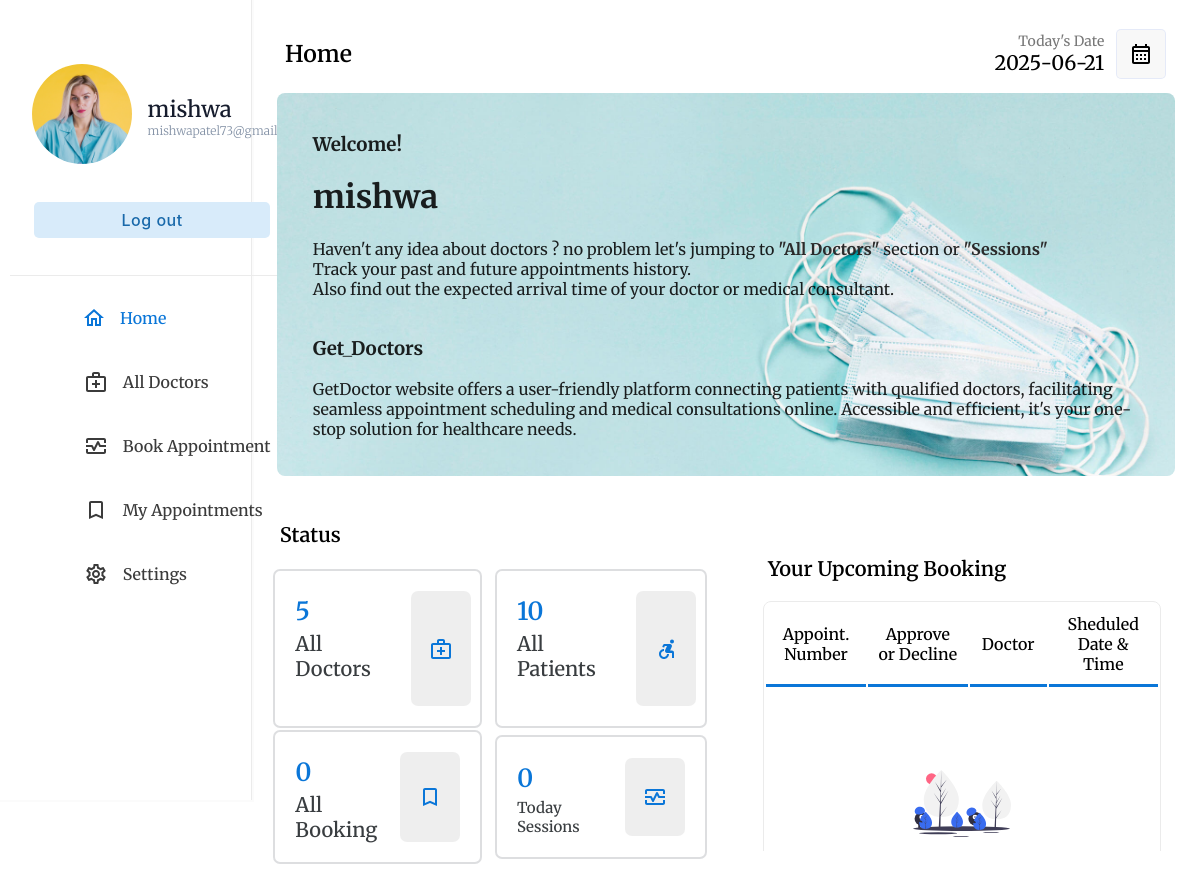
Page /php/patient/index.php (signed in) on the committed database.
### tables this page shows
CREATE TABLE IF NOT EXISTS `patient` (
  `PID` int NOT NULL AUTO_INCREMENT,
  `PPHOTO` longblob,
  `PNAME` varchar(35) NOT NULL,
  `PPASSWORD` varchar(20) NOT NULL,
  `PEMAIL` varchar(35) NOT NULL,
  `PGENDER` varchar(10) NOT NULL,
  `PNUMBER` varchar(10) NOT NULL,
  `PADDRESS` varchar(50) NOT NULL,
  `PBLOOD_GROUP` varchar(3) NOT NULL,
  `PDATE_OF_BIRTH` date NOT NULL,
  PRIMARY KEY (`PID`)
);

### php/patient/index.php (the view, shortened to what this page needs)
<!DOCTYPE html>
<html lang="en">
<head>
    <link rel="stylesheet" type="text/css" href="../../css/patient/index.css">
</head>
<body>
    <?php
    if (isset($_SESSION["userid"])) {
        if (($_SESSION["userid"]) == "" or $_SESSION['usertype'] != 'PATIENT') {
            header("location: ../login.php");
        } else {
            $userid = $_SESSION["userid"];
        }
    } else {
        header("location: ../login.php");
    }
    include("../database_connection.php");
    $today = date('Y-m-d');
    $query = "SELECT * FROM appointment WHERE PID=$userid";
    $appointment = $db->query($query);
    $query = "SELECT * FROM patient WHERE PID='$userid'";
    $patient = $db->query($query);
    $patienttb = $patient->fetch_assoc();
    ?>
    <div class="container">
        <div class="menu">
            <table class="menu-container" border="0">
                <tr>
                    <td style="padding:10px" colspan="2">
                        <table border="0" class="profile-container">
                            <tr>
                                <td width="30%" style="padding-left:20px">
                                  <a href="photo.php">  <img src='../../assets/images/pimage/<?php echo $patienttb['PPHOTO']; ?>' width='100' style="border-radius:50%"></a>
                                </td>
                                <td style="padding:0px;margin:0px;">
                                    <p class="profile-title"><?php echo $patienttb['PNAME']; ?></p>
                                    <p class="profile-subtitle" style="font-size: 12px;"><?php echo $patienttb['PEMAIL'] ?></p>
                                </td>
                            </tr>
                            <tr>
                                <td colspan="2">
                                    <a href="../logout.php"><input type="button" value="Log out" class="logout-btn btn-primary-soft btn"></a>
                                </td>
                            </tr>
                        </table>
                    </td>
                </tr>
                <tr class="menu-row">
                    <td class="menu-btn menu-icon-home menu-active menu-icon-home-active">
                        <a href="index.php" class="non-style-link-menu non-style-link-menu-active">
                            <div>
                                <p class="menu-text">Home</p>
                        </a>
        </div></a>
        <tr class="menu-row">
            <td class="menu-btn menu-icon-doctor">
                <a href="alldoctors.php" class="non-style-link-menu">
                    <div>
                        <p class="menu-text">All Doctors</p>
                </a>
    </div>
    <tr class="menu-row">
        <td class="menu-btn menu-icon-session">
            <a href="booking.php" class="non-style-link-menu">
                <div>
                    <p class="menu-text">Book Appointment</p>
                </div>
            </a>
        </td>
    </tr>
    <tr class="menu-row">
        <td class="menu-btn menu-icon-appoinment">
            <a href="myappointments.php" class="non-style-link-menu">
                <div>
                    <p class="menu-text">My Appointments</p>
            </a></div>
        </td>
    </tr>
    <tr class="menu-row">
        <td class="menu-btn menu-icon-settings">
            <a href="settings.php" class="non-style-link-menu">
                <div>
                    <p class="menu-text">Settings</p>
            </a></div>
        </td>
    </tr>
    <div class="dash-body" style="margin-top: 15px">
        <table border="0" width="100%" style=" border-spacing: 0;margin:0;padding:0;">
            <tr>
                <td colspan="1" class="nav-bar">
                    <p style="font-size: 23px;padding-left:12px;font-weight: 600;margin-left:20px;">Home</p>
                </td>
                <td width="25%">
                </td>
                <td width="15%">
                    <p style="font-size: 14px;color: rgb(119, 119, 119);padding: 0;margin: 0;text-align: right;">
                        Today's Date
                    </p>
                    <p class="heading-sub12" style="padding: 0;margin: 0;">
                        <?php
                        echo $today;
                        ?>
                    </p>
                </td>
                <td width="10%">
                    <button class="btn-label" style="display: flex;justify-content: center;align-items: center;"><img src="../../assets/img/calendar.svg" width="100%"></button>
                </td>
            </tr>
            <tr>
                <td colspan="4">
                    <center>
                        <table class="filter-container doctor-header patient-header" style="border: none;width:95%" border="0">
                            <tr>
                                <td>
                                    <h3>Welcome!</h3>
                                    <h1><?php echo $patienttb['PNAME']; ?></h1>
                                    <p>Haven't any idea about doctors ? no problem let's jumping to
                                        <a href="alldoctors.php" class="non-style-link"><b>"All Doctors"</b></a> section or
                                        <a href="myappointments.php" class="non-style-link"><b>"Sessions"</b> </a><br>
                                        Track your past and future appointments history.<br>Also find out the expected arrival time of your doctor or medical consultant.<br><br>
                                    </p>
                                    <h3>Get_Doctors</h3>
                                    <p>GetDoctor website offers a user-friendly platform connecting patients with qualified doctors, facilitating seamless appointment scheduling and medical consultations online. Accessible and efficient, it's your one-stop solution for healthcare needs.</p>
                                </td>
                            </tr>
                        </table>
                    </center>
                </td>
            </tr>
            <tr>
                <td colspan="4">
                    <table border="0" width="100%"">
                            <tr>
                                <td width=" 50%">
                        <center>
                            <table class="filter-container" style="border: none;" border="0">
                                <tr>
                                    <td colspan="4">
                                        <p style="font-size: 20px;font-weight:600;padding-left: 12px;">Status</p>
                                    </td>
                                </tr>
                                <tr>
                                    <td style="width: 25%;">
                                        <div class="dashboard-items" style="padding:20px;margin:auto;width:95%;display: flex">
                                            <div>
                                                <div class="h1-dashboard">
                                                    <?php
                                                    $query = "SELECT * FROM doctor";
                                                    $doctor = $db->query($query);
                                                    echo $doctor->num_rows;
                                                    ?>
                                                </div><br>
                                                <div class="h3-dashboard">
                                                    All Doctors &nbsp;&nbsp;&nbsp;&nbsp;&nbsp;&nbsp;
                                                </div>
                                            </div>
                                            <div class="btn-icon-back dashboard-icons" style="background-image: url('../../assets/img/icons/doctors-hover.svg');"></div>
                                        </div>
                                    </td>
                                    <td style="width: 25%;">
                                        <div class="dashboard-items" style="padding:20px;margin:auto;width:95%;display: flex;">
                                            <div>
                                                <div class="h1-dashboard">
                                                    <?php
                                                    $query = "SELECT * FROM patient";
                                                    $patient = $db->query($query);
                                                    echo $patient->num_rows;
                                                    ?>
                                                </div><br>
                                                <div class="h3-dashboard">
                                                    All Patients &nbsp;&nbsp;&nbsp;&nbsp;&nbsp;
                                                </div>
                                            </div>
                                            <div class="btn-icon-back dashboard-icons" style="background-image: url('../../assets/img/icons/patients-hover.svg');"></div>
                                        </div>
                                    </td>
                                </tr>
                                <tr>
                                    <td style="width: 25%;">
                                        <div class="dashboard-items" style="padding:20px;margin:auto;width:95%;display: flex; ">
                                            <div>
                                                <div class="h1-dashboard">
                                                    <?php
                                                    echo $appointment->num_rows;
                                                    ?>
                                                </div><br>
                                                <div class="h3-dashboard">
                                                    All Booking &nbsp;&nbsp;
                                                </div>
                                            </div>
                                            <div class="btn-icon-back dashboard-icons" style="margin-left: 0px;background-image: url('../../assets/img/icons/book-hover.svg');"></div>
                                        </div>
                                    </td>
                                    <td style="width: 25%;">
                                        <div class="dashboard-items" style="padding:20px;margin:auto;width:95%;display: flex;padding-top:21px;padding-bottom:21px;">
                                            <div>
                                                <div class="h1-dashboard">
                                                    <?php
                                                    $query = "SELECT * FROM appointment WHERE PID='$userid' and APPOINTMENT_DATE='$today'";
                                                    $patient = $db->query($query);
                                                    echo $patient->num_rows;
                                                    ?>
                                                </div><br>
                                                <div class="h3-dashboard" style="font-size: 15px">
                                                    Today Sessions
                                                </div>
                                            </div>
                                            <div class="btn-icon-back dashboard-icons" style="background-image: url('../../assets/img/icons/session-iceblue.svg');"></div>
                                        </div>
                                    </td>
                                </tr>
                            </table>
                        </center>
                </td>
                <td>
                    <p style="font-size: 20px;font-weight:600;padding-left: 40px;" class="anime">Your Upcoming Booking</p>
                    <center>
                        <div class="abc scroll" style="height: 250px;padding: 0;margin: 0;">
                            <table width="85%" class="sub-table scrolldown" border="0">
                                <thead>
                                    <tr>
                                        <th class="table-headin">
                                            Appoint. Number
                                        </th>
                                        <th class="table-headin">
                                            Approve or Decline
                                        </th>
                                        <th class="table-headin">
                                            Doctor
                                        </th>
                                        <th class="table-headin">
                                            Sheduled Date & Time
                                        </th>
                                    </tr>
                                </thead>
                                <tbody>
                                    <?php
                                    $sqlmain = "SELECT * FROM appointment WHERE PID=$userid and APPOINTMENT_DATE>=$today";
                                    $result = $db->query($sqlmain);
                                    if ($result->num_rows == 0) {
                                        echo '<tr>
                                                    <td colspan="4">
                                                    <br><br><br><br>
                                                    <center>
                                                    <img src="../../assets/img/notfound.svg" width="25%">
                                                    <br>
                                                    <p class="heading-main12" style="margin-left: 45px;font-size:20px;color:rgb(49, 49, 49)">Nothing to show here!</p>
                                                    <a class="non-style-link" href="schedule.php"><button  class="login-btn btn-primary-soft btn"  style="display: flex;justify-content: center;align-items: center;margin-left:20px;">&nbsp; Channel a Doctor &nbsp;</font></button>
                                                    </a>
                                                    </center>
                                                    <br><br><br><br>
                                                    </td>
                                                    </tr>';
                                    }
                                    ?>
                                </tbody>
                            </table>
                        </div>
                    </center>
                </td>
            </tr>
        </table>
        </td>
            </table>
    </div>
</body>
</html>

### rows in the picture
patient: PPHOTO (picture), PNAME "mishwa", PEMAIL "mishwapatel73@gmail.com"

### other values in the picture
$doctor->num_rows "5"
$patient->num_rows "10"
$appointment->num_rows "0"
$patient->num_rows "0"
